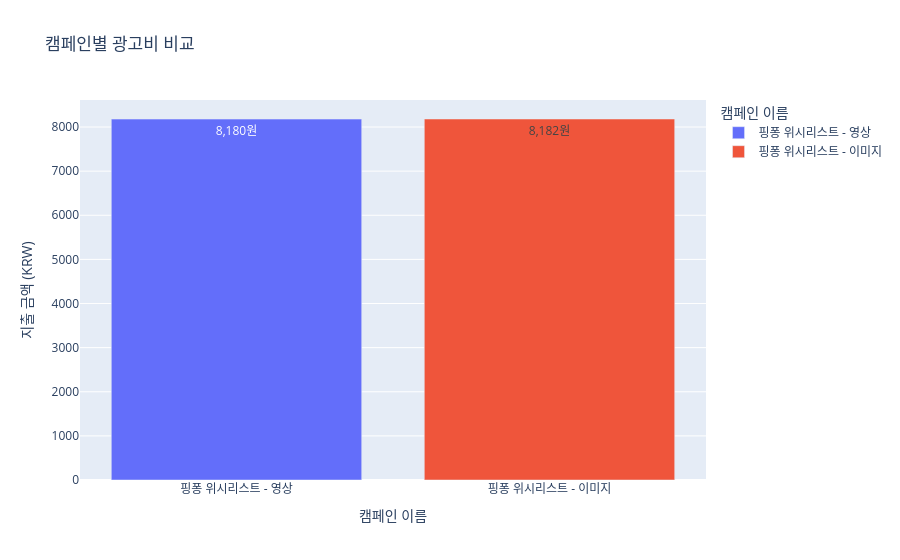

This figure's notebook cell:
### Code cell
fig = px.bar(
    campaign,
    x="캠페인 이름",
    y="지출 금액 (KRW)",
    color="캠페인 이름",
    text_auto=True,
    title="캠페인별 광고비 비교"
)

fig.update_traces(texttemplate="%{y:,.0f}원")

fig.show()

### Figure 1 — Plotly figure (JSON) as saved in the notebook; plotly's stock layout.template omitted (floating-point values rounded to 4 significant figures)
{"data": [{"alignmentgroup": "True", "hovertemplate": "캠페인 이름=%{x}<br>지출 금액 (KRW)=%{y}<extra></extra>", "legendgroup": "핑퐁 위시리스트 - 영상", "marker": {"color": "#636efa", "pattern": {"shape": ""}}, "name": "핑퐁 위시리스트 - 영상", "offsetgroup": "핑퐁 위시리스트 - 영상", "orientation": "v", "showlegend": true, "textposition": "auto", "texttemplate": "%{y:,.0f}원", "type": "bar", "x": ["핑퐁 위시리스트 - 영상"], "xaxis": "x", "y": [8180], "yaxis": "y"}, {"alignmentgroup": "True", "hovertemplate": "캠페인 이름=%{x}<br>지출 금액 (KRW)=%{y}<extra></extra>", "legendgroup": "핑퐁 위시리스트 - 이미지", "marker": {"color": "#EF553B", "pattern": {"shape": ""}}, "name": "핑퐁 위시리스트 - 이미지", "offsetgroup": "핑퐁 위시리스트 - 이미지", "orientation": "v", "showlegend": true, "textposition": "auto", "texttemplate": "%{y:,.0f}원", "type": "bar", "x": ["핑퐁 위시리스트 - 이미지"], "xaxis": "x", "y": [8182], "yaxis": "y"}], "layout": {"barmode": "relative", "legend": {"title": {"text": "캠페인 이름"}, "tracegroupgap": 0}, "title": {"text": "캠페인별 광고비 비교"}, "xaxis": {"anchor": "y", "categoryarray": ["핑퐁 위시리스트 - 영상", "핑퐁 위시리스트 - 이미지"], "categoryorder": "array", "domain": [0, 1], "title": {"text": "캠페인 이름"}}, "yaxis": {"anchor": "x", "domain": [0, 1], "title": {"text": "지출 금액 (KRW)"}}}}
